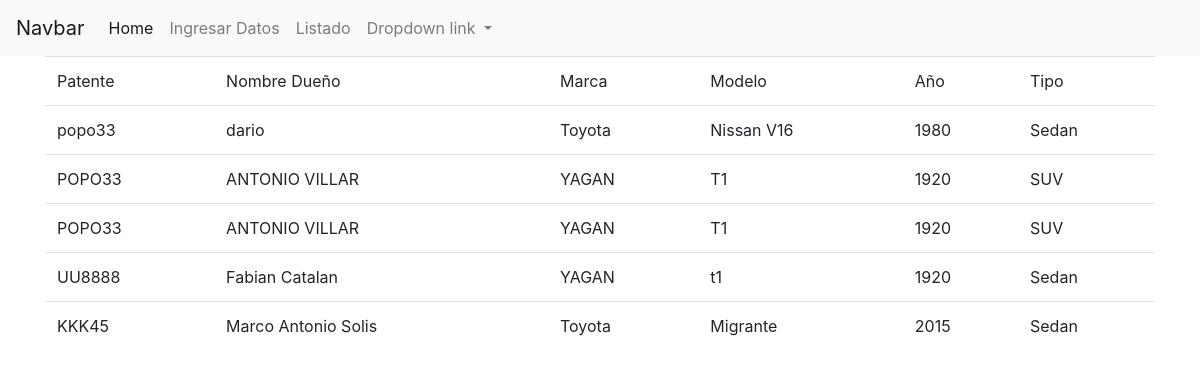
The app's page /lista/ with its own data.
### core/models.py (models this page shows, shortened)
class Auto(models.Model):
    patente= models.CharField(max_length=45)
    dueno= models.CharField(max_length=45,default='')
    marca= models.CharField(max_length=45)
    modelo =models.CharField(max_length=40)
    anio=models.IntegerField()
    tipo =models.ForeignKey(Tipo,on_delete=models.CASCADE)

class Tipo(models.Model):
    descripcion= models.CharField(max_length=40)
    def __str__(self):
        return self.descripcion

### core/views.py (the view)
# urls.py: path('lista/',views.Listado,name='lista'),
def Listado(request):
    listado= Auto.objects.all()
    return render(request,'vistas/listado.html',{'listado':listado})

### core/templates/vistas/listado.html
{% extends 'vistas/base.html'%}
{% block contenido %}
<div class="container">
    <table class="table">
        <tr>
            <td>Patente</td>
            <td>Nombre Dueño</td>
            <td>Marca</td>
            <td>Modelo</td>
            <td>Año</td>
            <td>Tipo</td>
        </tr>
        {% for fila in listado %}
        <tr>
            <td>{{fila.patente}}</td>
            <td>{{fila.dueno}}</td>
            <td>{{fila.marca}}</td>
            <td>{{fila.modelo}}</td>
            <td>{{fila.anio}}</td>
            <td>{{fila.tipo}}</td>
        </tr>
        {% endfor %}
    </table>
</div>
{% endblock contenido %}

### core/templates/vistas/base.html (shortened to what this page needs)
<!DOCTYPE html>
<html lang="en">
<head>
    <link rel="stylesheet" href="https://stackpath.bootstrapcdn.com/bootstrap/4.1.3/css/bootstrap.min.css"/>
</head>
<body>
    <nav class="navbar navbar-expand-lg navbar-light bg-light">
        <a class="navbar-brand" href="#">Navbar</a>
        <div class="collapse navbar-collapse" id="navbarNavDropdown">
          <ul class="navbar-nav">
            <li class="nav-item active">
              <a class="nav-link" href="#">Home <span class="sr-only">(current)</span></a>
            </li>
            <li class="nav-item">
              <a class="nav-link" href="{% url 'formulario' %}">Ingresar Datos</a>
            </li>
            <li class="nav-item">
              <a class="nav-link" href="{% url 'lista' %}">Listado</a>
            </li>
            <li class="nav-item dropdown">
              <a class="nav-link dropdown-toggle" href="#" id="navbarDropdownMenuLink" data-toggle="dropdown" aria-haspopup="true" aria-expanded="false">
                Dropdown link
              </a>
            </li>
          </ul>
        </div>
      </nav>
      {% block contenido %}
      {% endblock contenido %}
</body>
</html>

### records on screen
Auto: patente "popo33", dueno "dario", marca "Toyota", modelo "Nissan V16", anio "1980", tipo "Sedan"
Auto: patente "POPO33", dueno "ANTONIO VILLAR", marca "YAGAN", modelo "T1", anio "1920", tipo "SUV"
Auto: patente "POPO33", dueno "ANTONIO VILLAR", marca "YAGAN", modelo "T1", anio "1920", tipo "SUV"
Auto: patente "UU8888", dueno "Fabian Catalan", marca "YAGAN", modelo "t1", anio "1920", tipo "Sedan"
Auto: patente "KKK45", dueno "Marco Antonio Solis", marca "Toyota", modelo "Migrante", anio "2015", tipo "Sedan"
